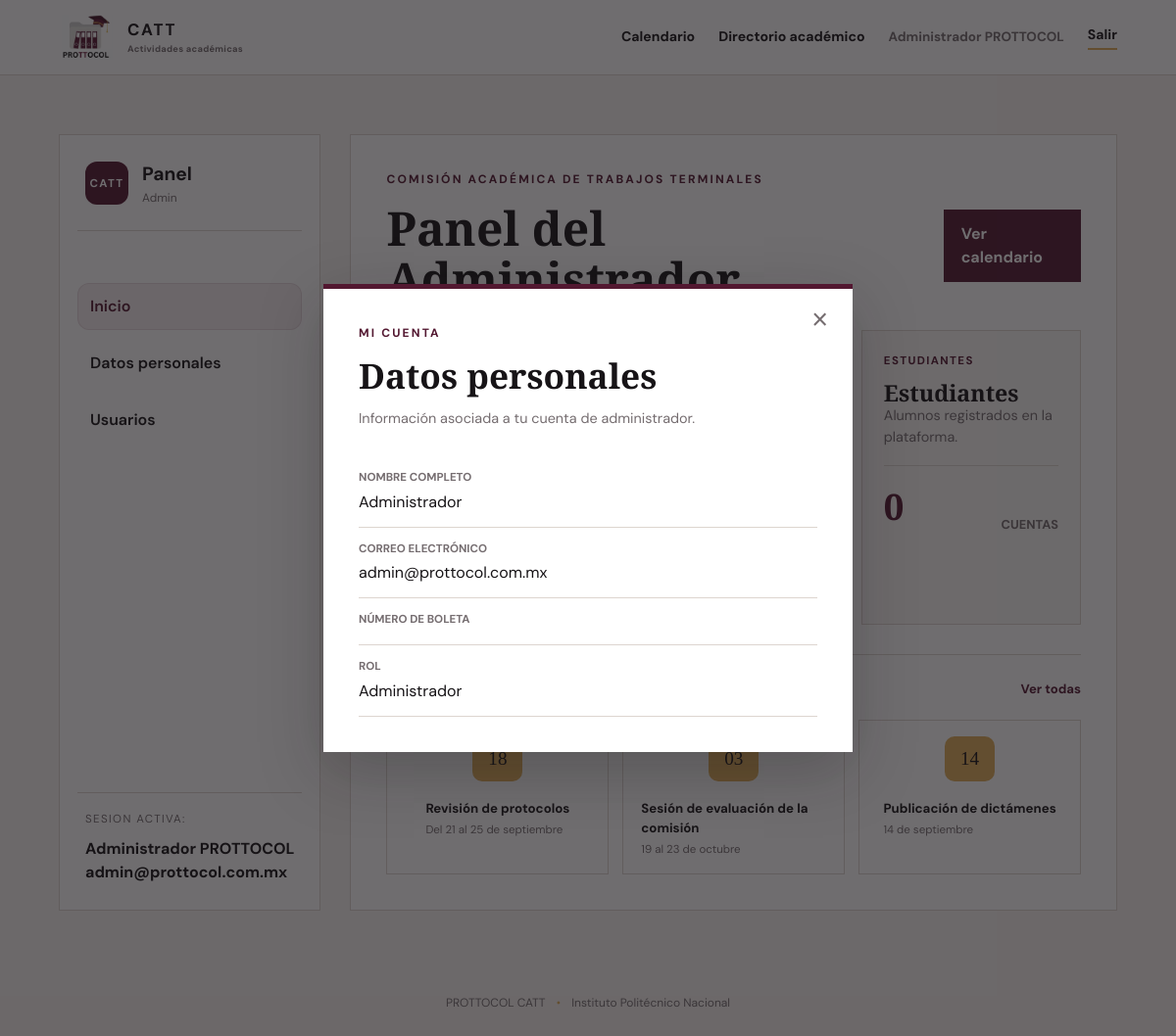
Page /panelAdmin.php?modal=perfil (signed in) on the committed database.
### tables this page shows
CREATE TABLE Empleado(
    UserId INT UNSIGNED PRIMARY KEY,
    NumeroEmpleado VARCHAR(30) NOT NULL UNIQUE,
    DeptId INT UNSIGNED NOT NULL,
    CONSTRAINT fk_empleado_usuario 
        FOREIGN KEY (UserId) REFERENCES Usuarios(UserId)
        ON UPDATE CASCADE
        ON DELETE CASCADE,
    CONSTRAINT fk_empleado_departamento 
        FOREIGN KEY (DeptId) REFERENCES Academia_Departamento(DeptId)
        ON UPDATE CASCADE
        ON DELETE RESTRICT  
);

CREATE TABLE Usuarios (
    UserId INT UNSIGNED AUTO_INCREMENT PRIMARY KEY,
    Nombre VARCHAR(60) NOT NULL,
    ApellidoPaterno VARCHAR(60) NOT NULL,
    ApellidoMaterno VARCHAR(60) NOT NULL,
    Email VARCHAR(160) NOT NULL UNIQUE,
    PasswordHash VARCHAR(255) NOT NULL
);

### app/auth.php (called while the page is built, shortened)
<?php
require_once __DIR__ . '/../config/database.php';
require_once __DIR__ . '/helpers.php';
function currentUser(): ?array
{
    return $_SESSION['user'] ?? null;
}

### config/database.php (called while the page is built, shortened)
<?php
function database(): PDO
{
    static $connection = null;
    if ($connection instanceof PDO) {
        return $connection;
    }
    $host = getenv('DB_HOST') ?: '127.0.0.1';
    $name = getenv('DB_NAME') ?: 'catt_prottocol';
    $user = getenv('DB_USER') ?: 'root';
    $pass = getenv('DB_PASS') ?: '';
    $dsn = "mysql:host={$host};dbname={$name};charset=utf8mb4";
    $connection = new PDO($dsn, $user, $pass, [
        PDO::ATTR_ERRMODE => PDO::ERRMODE_EXCEPTION,
        PDO::ATTR_DEFAULT_FETCH_MODE => PDO::FETCH_ASSOC,
        PDO::ATTR_EMULATE_PREPARES => false,
    ]);
    return $connection;
}

### app/helpers.php (called while the page is built, shortened)
<?php
function fullName(array $user): string
{
    return implode(' ', array_filter([
        $user['nombre'] ?? '',
        $user['apellido_paterno'] ?? '',
        $user['apellido_materno'] ?? '',
    ]));
}
function e(?string $value): string
{
    return htmlspecialchars($value ?? '', ENT_QUOTES, 'UTF-8');
}

### public/panelAdmin.php (the view, shortened to what this page needs)
<?php
require_once __DIR__ . '/../app/auth.php';
require_once __DIR__ . '/../app/views/dashboard/sidebar.php';
$rolLabels = [
    'estudiante' => 'Estudiante',
    'director' => 'Director',
    'miembroCatt' => 'Miembro CATT',
    'jefeAcademia' => 'Jefe de academia',
    'sinodal' => 'Sinodal',
    'admin' => 'Administrador',
];
$usuarios = [];
try {
    $query = database()->query("SELECT u.UserId AS id, u.Nombre AS nombre, u.Email AS correo, e.NumeroBoleta AS noBoleta, em.NumeroEmpleado AS numero_empleado, GROUP_CONCAT(ur.Rol ORDER BY ur.Rol SEPARATOR ', ') AS roles, MAX(a.UserId IS NOT NULL) AS administrador_registrado FROM Usuarios u LEFT JOIN Estudiante e ON e.UserId = u.UserId LEFT JOIN Empleado em ON em.UserId = u.UserId LEFT JOIN Usuario_Roles ur ON ur.UserId = u.UserId LEFT JOIN Administradores a ON a.UserId = u.UserId GROUP BY u.UserId, u.Nombre, u.Email, e.NumeroBoleta, em.NumeroEmpleado ORDER BY u.UserId");
    $usuarios = $query->fetchAll();
} catch (PDOException $exception) {
    flash('error', 'No fue posible consultar usuarios, departamentos o docentes disponibles.');
}
$conteoRoles = ['estudiante' => 0, 'director' => 0, 'sinodal' => 0, 'miembroCatt' => 0, 'jefeAcademia' => 0, 'admin' => 0];
foreach ($usuarios as $index => $usuario) {
    $userRoles = array_filter(array_map('trim', explode(',', $usuario['roles'] ?? '')));
    foreach ($userRoles as $userRole) {
        $conteoRoles[$userRole] = ($conteoRoles[$userRole] ?? 0) + 1;
    }
    $usuarios[$index]['roles_label'] = implode(', ', array_map(static fn (string $role): string => $rolLabels[$role] ?? $role, $userRoles));
}
require __DIR__ . '/../app/views/header.php';
$modal = $_GET['modal'] ?? '';
$modalPermitido = in_array($modal, ['perfil', 'usuarios', 'nuevo_usuario'], true);
?>
<div class="dashboard-container">
    <?php renderSidebar('inicio'); ?>
    <main class="dashboard-main">
        <header class="dashboard-topbar">
            <div>
                <p class="eyebrow">Comisión Académica de Trabajos Terminales</p>
                <h1>Panel del Administrador</h1>
            </div>
            <a class="button button-primary" href="calendario.php">Ver calendario</a>
        </header>
        <section class="dashboard-grid">
            <article class="dashboard-card highlight">
                <p class="dashboard-kicker">Comunidad</p>
                <h2>Total de usuarios</h2>
                <p class="card-copy">La comunidad registrada en la plataforma CATT.</p>
                <div class="stat-row">
                    <strong><?= count($usuarios) ?></strong>
                    <span>usuarios</span>
                </div>
                <a class="card-list-link" href="panelAdmin.php?modal=usuarios">Ver usuarios</a>
            </article>
            <article class="dashboard-card">
                <p class="dashboard-kicker">Académicos</p>
                <h2>Docentes y CATT</h2>
                <p class="card-copy">Profesores, miembros de la comisión y administradores.</p>
                <div class="stat-row">
                    <strong><?= $conteoRoles['director'] + $conteoRoles['sinodal'] + $conteoRoles['miembroCatt'] + $conteoRoles['jefeAcademia'] + $conteoRoles['admin'] ?></strong>
                    <span>cuentas</span>
                </div>
            </article>
            <article class="dashboard-card">
                <p class="dashboard-kicker">Estudiantes</p>
                <h2>Estudiantes</h2>
                <p class="card-copy">Alumnos registrados en la plataforma.</p>
                <div class="stat-row">
                    <strong><?= $conteoRoles['estudiante'] ?></strong>
                    <span>cuentas</span>
                </div>
            </article>
        </section>
        <section class="dashboard-panel">
            <div class="panel-header">
                <h2>Próximas Fechas de la CATT</h2>
                <a href="calendario.php">Ver todas</a>
            </div>
            <div class="activity-summary">
                <div class="summary-item">
                    <span class="summary-date">18</span>
                    <div>
                        <strong>Revisión de protocolos</strong>
                        <small>Del 21 al 25 de septiembre</small>
                    </div>
                </div>
                <div class="summary-item">
                    <span class="summary-date">03</span>
                    <div>
                        <strong>Sesión de evaluación de la comisión</strong>
                        <small>19 al 23 de octubre</small>
                    </div>
                </div>
                <div class="summary-item">
                    <span class="summary-date">14</span>
                    <div>
                        <strong>Publicación de dictámenes</strong>
                        <small>14 de septiembre</small>
                    </div>
                </div>
            </div>
        </section>
    </main>
</div>
<div class="dashboard-modal <?= $modalPermitido ? 'is-open' : '' ?>" id="modal-<?= e($modalPermitido ? $modal : 'none') ?>" role="dialog" aria-modal="true" aria-hidden="<?= $modalPermitido ? 'false' : 'true' ?>">
    <?php if ($modal === 'perfil'): ?>
        <section class="dashboard-modal-content" aria-labelledby="modal-perfil-title">
            <button class="modal-close" type="button" data-close-modal aria-label="Cerrar">×</button>
            <p class="eyebrow">Mi cuenta</p><h2 id="modal-perfil-title">Datos personales</h2><p class="modal-intro">Información asociada a tu cuenta de administrador.</p>
            <dl class="profile-details">
                <div><dt>Nombre completo</dt><dd><?= e($user['nombre']) ?></dd></div>
                <div><dt>Correo electrónico</dt><dd><?= e($user['correo']) ?></dd></div>
                <div><dt>Número de boleta</dt><dd><?= e($user['noBoleta']) ?></dd></div>
                <div><dt>Rol</dt><dd>Administrador</dd></div>
            </dl>
        </section>
    <?php endif; ?>
</div>
<?php require __DIR__ . '/../app/views/footer.php'; ?>

### app/views/header.php (shortened to what this page needs)
<?php
require_once __DIR__ . '/../auth.php';
$user = currentUser();
$userPanelUrl = $user ? match ($user['rol']) {
        'estudiante'   => 'panelAlumno.php',
        'profesor'     => 'panelProfesor.php',
        'miembroCatt'  => 'panelMiembroCatt.php',
        'admin'        => 'panelAdmin.php',
        default        => 'calendario.php',
    }
    : 'calendario.php';
?>
<!DOCTYPE html>
<html lang="es">
<head>
    <link rel="stylesheet" href="assets/css/styles.css">
</head>
<body>
<header class="site-header">
    <a class="brand" href="index.php">
        <img src="assets/img/prottocol.webp" alt="Logo PROTTOCOL">
        <span>CATT <small>Actividades académicas</small></span>
    </a>
    <nav class="main-nav" aria-label="Navegación principal">
        <?php if ($user): ?>
            <a href="calendario.php">Calendario</a>
            <a href="directorio.php">Directorio académico</a>
            <a class="user-chip" href="<?= e($userPanelUrl) ?>" title="Abrir mi panel"><?= e(fullName($user)) ?></a>
            <a class="nav-logout" href="logout.php">Salir</a>
        <?php endif; ?>
    </nav>
</header>
<main class="page-shell">

### app/views/dashboard/sidebar.php (shortened to what this page needs)
<?php
function roleMenuItems(string $role): array
{
    $menuItems = [
        'estudiante' => [
            'inicio' => ['label' => 'Inicio', 'url' => 'panelAlumno.php'],
            'perfil' => ['label' => 'Datos personales', 'url' => 'panelAlumno.php?modal=perfil'],
            'tramites' => ['label' => 'Trámites', 'url' => 'panelAlumno.php?modal=tramites'],
            'formatos' => ['label' => 'Formatos', 'url' => 'panelAlumno.php?modal=formatos'],
            'calendario' => ['label' => 'Calendario', 'url' => 'calendario.php'],
            'avisos' => ['label' => 'Avisos', 'url' => 'panelAlumno.php'],
        ],
        'profesor' => [
            'inicio' => ['label' => 'Inicio', 'url' => 'panelProfesor.php'],
            'perfil' => ['label' => 'Datos personales', 'url' => 'panelProfesor.php?modal=perfil'],
            'revisiones' => ['label' => 'Revisiones asignadas', 'url' => 'panelProfesor.php?modal=revisiones'],
            'dictamen'   => ['label' => 'Registrar dictamen', 'url' => 'panelProfesor.php?modal=dictamen'],
            'calendario' => ['label' => 'Calendario', 'url' => 'calendario.php']
        ],
        'miembroCatt' => [
            'inicio' => ['label' => 'Inicio', 'url' => 'panelMiembroCatt.php'],
            'perfil' => ['label' => 'Datos personales', 'url' => 'panelMiembroCatt.php?modal=perfil'],
            'revisiones' => ['label' => 'Revisiones asignadas', 'url' => 'panelMiembroCatt.php?modal=revisiones'],
            'equipos' => ['label' => 'Asignar equipos TT', 'url' => 'panelMiembroCatt.php?modal=equipos'],
            'calendario' => ['label' => 'Calendario', 'url' => 'calendario.php'],
            'actividad' => ['label' => 'Nueva Actividad', 'url' => 'calendario.php#nueva-actividad']
        ],
        'admin' => [
            'inicio'   => ['label' => 'Inicio', 'url' => 'panelAdmin.php'],
            'perfil'   => ['label' => 'Datos personales', 'url' => 'panelAdmin.php?modal=perfil'],
            'usuarios' => ['label' => 'Usuarios', 'url' => 'panelAdmin.php?modal=usuarios'],
        ],
    ];
    return $menuItems[$role] ?? $menuItems['estudiante'];
}
function renderSidebar(string $active = 'inicio'): void{
    $user = currentUser();
    $items = roleMenuItems($user['rol']);
    ?>
    <aside class="dashboard-sidebar">
        <div class="sidebar-brand">
            <span class="sidebar-badge">CATT</span>
            <div class="sidebar-user">
                <strong>Panel</strong>
                <small><?=e(ucfirst($user['rol'])) ?? 'Usuario'?></small>
            </div>
        </div>
        <nav class="dashboard-nav" aria-label="Menu lateral">
            <?php foreach ($items as $key => $item): ?>
                <a class="dashboard-link <?= $active === $key ? 'active' : '' ?>" href="<?= e($item['url']) ?>">
                    <span><?= e($item['label']) ?></span>
                </a>
            <?php endforeach; ?>
        </nav>
        <div class="sidebar-user-info">
                <p>Sesion Activa:</p>
                <strong><?= e(fullName($user)) ?: 'Usuario' ?></strong>
                <strong><?= e($user['correo']) ?? 'Correo' ?></strong>
        </div>
    </aside>
    <?php
}
?>

### app/views/footer.php
</main>
<footer class="site-footer">PROTTOCOL CATT <span>•</span> Instituto Politécnico Nacional</footer>
</body>
</html>

### rows in the picture
empleado: UserId.Nombre "Administrador PROTTOCOL", UserId.Email "admin@prottocol.com.mx", UserId.Nombre "Administrador"

### other values in the picture
$user['rol'] "Admin"
$item['label'] "Inicio"
$item['label'] "Datos personales"
$item['label'] "Usuarios"
$conteoRoles['estudiante'] "0"
